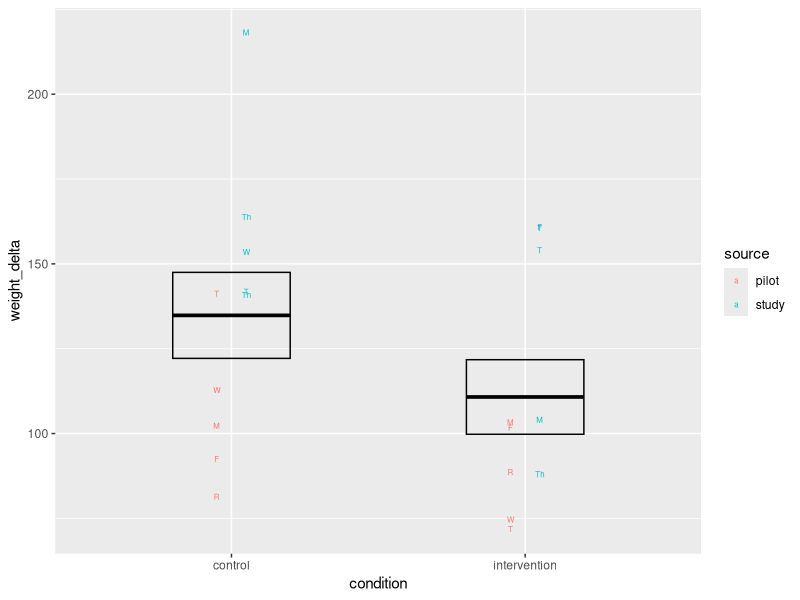
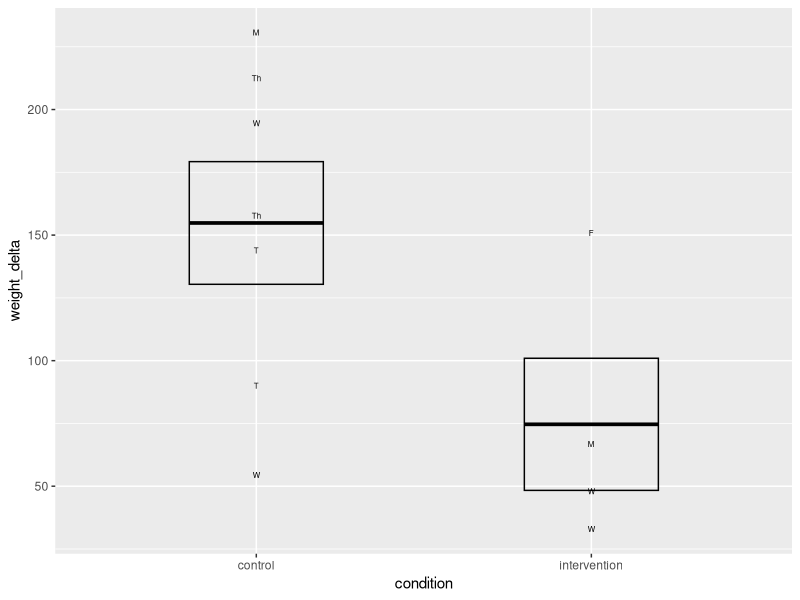

Here is the R script that generated these plots, in order: (Note: this script raises an error after producing the figures.)
## ---- chunk 1
library(tidyverse)
## ---- chunk 2
study_weights <- read_csv("data/SCOOPS datasets - study_weights.csv")
## ---- chunk 3
empty_trays <- read_csv("data/SCOOPS datasets - empty_trays.csv")
weights_trays <- study_weights |>
  left_join(empty_trays, by = c("before_type" = "type"))
## ---- chunk 4
weights_adjusted <- weights_trays |>
  mutate(before_adjusted = if_else(before_deducted, before_weight,
                                   before_weight - empty_weight),
         before_total = before_number * before_adjusted)
## ---- chunk 5
weights_totaled <- weights_adjusted |>
  mutate(after_total = after_full_number * before_adjusted + after_partial_weights_total,
         weight_delta = before_total - after_total)
## ---- chunk 6
weights_summary <- weights_totaled |>
  group_by(source, condition, week, day, meal, station, meat_type) |>
  summarise(weight_delta = sum(weight_delta, na.rm = TRUE)) |>
  ungroup()
## ---- chunk 7
pilot_weights <- read_csv("data/SCOOPS datasets - pilot_weights.csv")
weights_combined <- weights_summary |> bind_rows(pilot_weights)
## ---- chunk 8
weights_target <- weights_combined |>
  filter(station == "target", meal == "lunch")

weights_nontarget <- weights_combined |>
  filter(station == "non_target", meal == "dinner")

weights_total <- weights_combined |>
  filter(meal == "dinner") |>
  group_by(source, condition, week, day) |>
  summarise(weight_delta = sum(weight_delta), n = n()) |>
  ungroup()
## ---- chunk 9
weights_target |> count(condition)
weights_nontarget |> count(condition)
weights_total |> count(condition)
## ---- chunk 10
weights_combined |>
  filter(station == "target") |>
  count(condition)
# 27, 16 / 11
# melissa's numbers are right but should be filtered to lunch

weights_combined |>
  filter(station != "target") |>
  count(condition)
#  21, 12 / 9

weights_combined |>
  group_by(source, condition, week, day, meal, meat_type) |>
  filter(n() < 2)
## ---- chunk 11
ggplot(weights_target, aes(x = condition, y = weight_delta)) +
  geom_text(aes(label = day, colour = source), size = 2,
            position = position_dodge(width = 0.2)) +
  stat_summary(geom = "crossbar", width = 0.4)
## ---- chunk 12
ggplot(weights_total, aes(x = condition, y = weight_delta)) +
  geom_text(aes(label = day), size = 2,
            position = position_dodge(width = 0.2)) +
  stat_summary(geom = "crossbar", width = 0.4)
## ---- chunk 13
m1 <- lm(weight_delta ~ condition + source, weights_target)
summary(m1)
## ---- chunk 14
m2 <- lm(weight_delta ~ condition, weights_total)
summary(m2)
## ---- chunk 15
f1 <- augment(m1, newdata = weights_target |> distinct(condition, source),
              interval = "confidence")

ggplot(weights_target, aes(x = condition, y = weight_delta)) +
  geom_text(aes(label = day, colour = source), size = 2,
            position = position_dodge(width = 0.2)) +
  geom_pointrange(aes(y = .fitted, ymin = .lower, ymax = .upper), data = f1)


f2 <- augment(m2, newdata = weights_nontarget |> distinct(condition),
              interval = "confidence")
ggplot(weights_total, aes(x = condition, y = weight_delta)) +
  geom_text(aes(label = day), size = 2,
            position = position_dodge(width = 0.2)) +
  geom_pointrange(aes(y = .fitted, ymin = .lower, ymax = .upper), data = f2)
